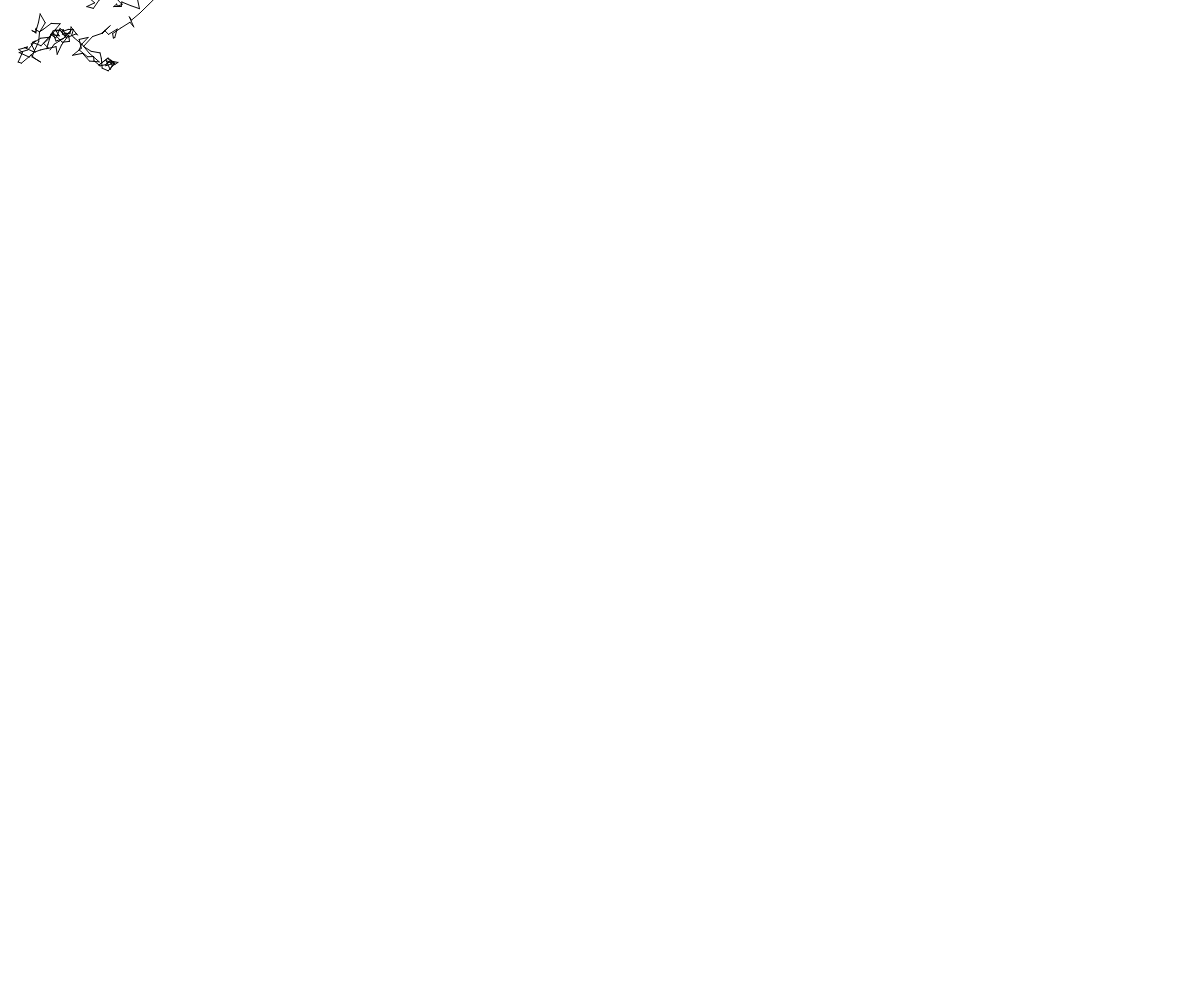
Frame 1 (no input)
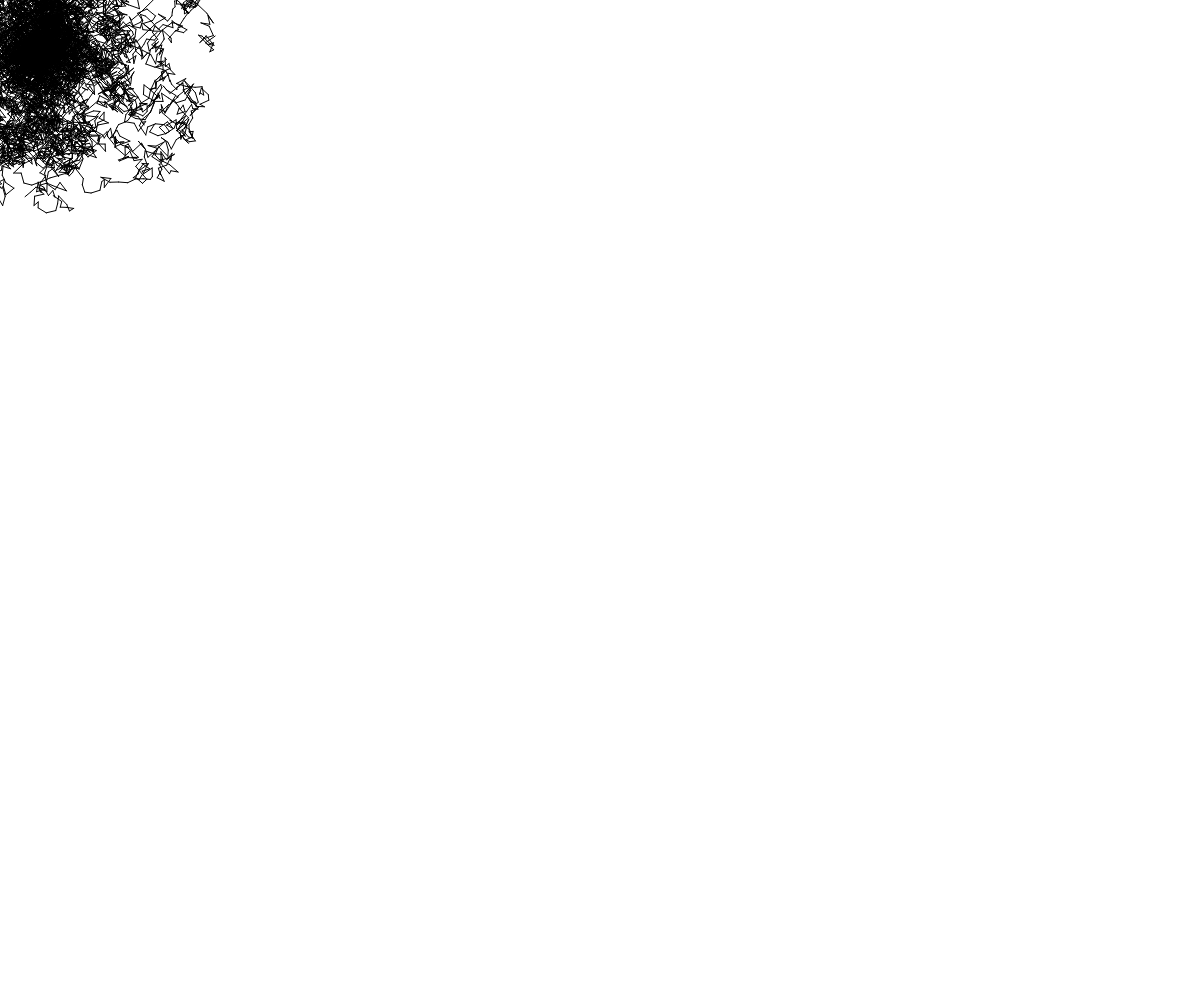
Frame 60 (no input)
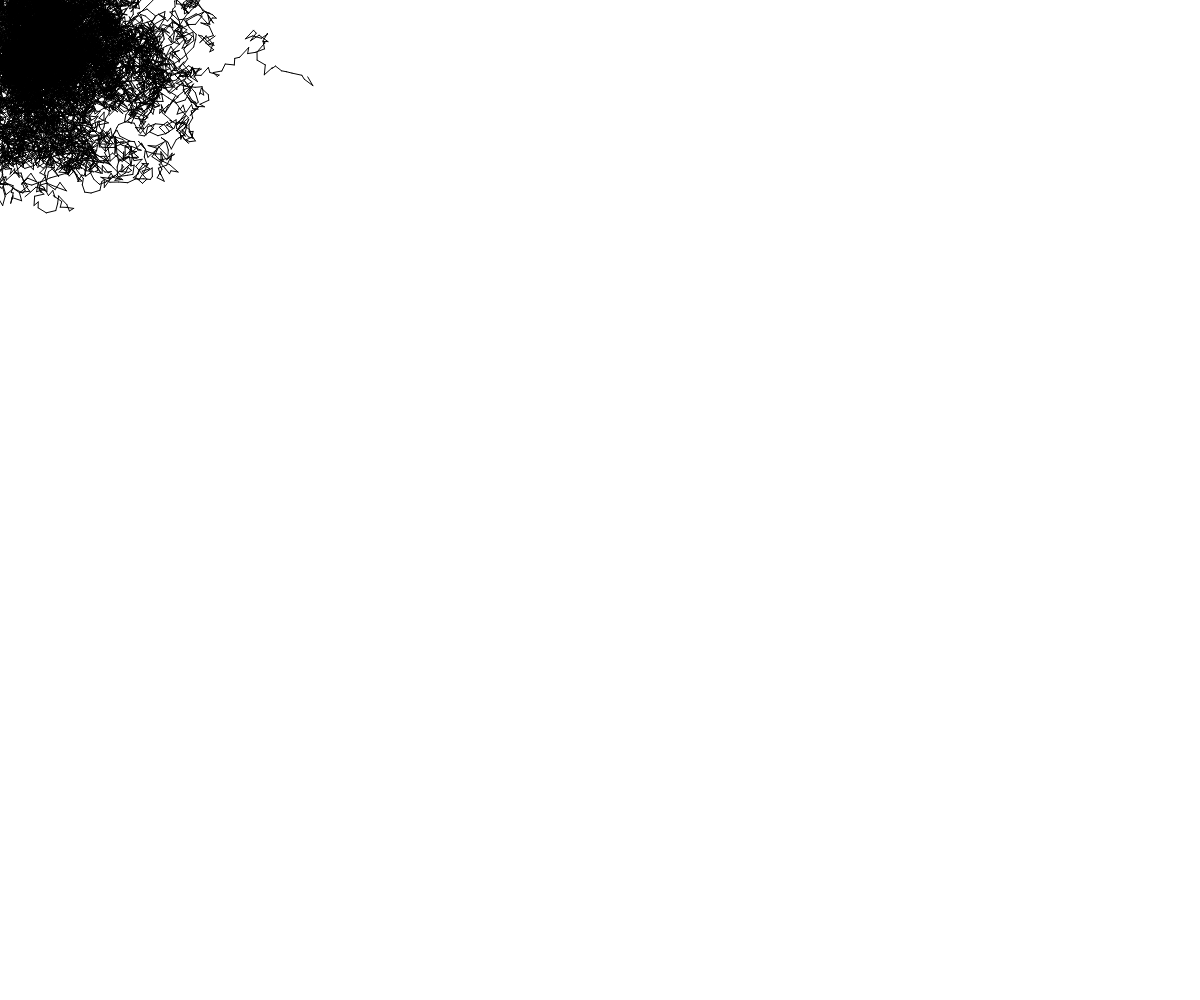
Frame 120 (the mouse pressed at the canvas centre since frame 60)

The p5.js sketch that drew these frames (run headless with seeded random() and noise() and a simulated clock; from frame 60 on, the mouse is pressed at the canvas centre):

// p5.js sketch
// ── sketch.js
let lifespan = 200;
let genes = [];
let previous;
let prevpos;

function setup(){
  createCanvas(window.innerWidth, window.innerHeight);

  background(255);

  genes[0] = createVector(50,50);

  stroke(0);
  strokeWeight(1);
  // for (var i = 1; i < genes.length; i++) {
  //   prevpos = genes[i-1];
  //   line(prevpos.x, prevpos.y, genes[i].x, genes[i].y);
  // }
  // dna = new DNA();
}

function draw(){
  beginShape(LINES)
  vertex(genes[0].x, genes[0].y);
  for (let i = 1; i < lifespan; i++) {
    previous = genes[i-1].copy();
    genes[i] = previous.add(createVector(random(-10,10),random(-10,10)));
    vertex(previous.x, previous.y);
    vertex(genes[i].x, genes[i].y);
  }
  endShape()
  // dna.show();
}






function Branch(dna){
  if(dna){
    this.dna = dna;
  } else {
    this.dna = new DNA();
  }

  this.show = function(){
    stroke(0);
    for (var i = 1; i < this.dna.length; i++) {
      prevpos = this.dna[i-1]
      line(prevpos.x, prevpos.y, this.dna[i].x, this.dna[i].y)
    }
  }
}

function DNA(genes){

  if (genes) {
    this.genes = genes
  } else {
    this.genes = [];
    this.genes[0] = createVector(50,50);

    for (let i = 1; i < lifespan; i++) {
      previous = this.genes[i-1];
      this.genes[i] = previous.add(createVector(random(-10,10),random(-10,10)));
      // console.log(this.genes[i])
    }
  }

  this.branch = new Branch(this.genes);

  this.show = function(){
    this.branch.show();
  }

  // this.crossover = function(partner){
  //   let newDNA = [];
  //   let mid = floor(random(this.genes.length));
  //
  //   for (let i = 0; i < this.genes.length; i++){
  //     if (i > mid){
  //       newDNA[i] = this.genes[i];
  //     } else {
  //       newDNA[i] = partner.genes[i];
  //     }
  //   }
  //   return new DNA(newDNA)
  // }
  //
  // this.mutation = function(){
  //   for (let i = 0; i < this.genes.length; i++) {
  //     if (random(1) < 0.01) {
  //       this.genes[i] = createVector(random(-1,1), random(-1,1));
  //     }
  //   }
  // }
}
